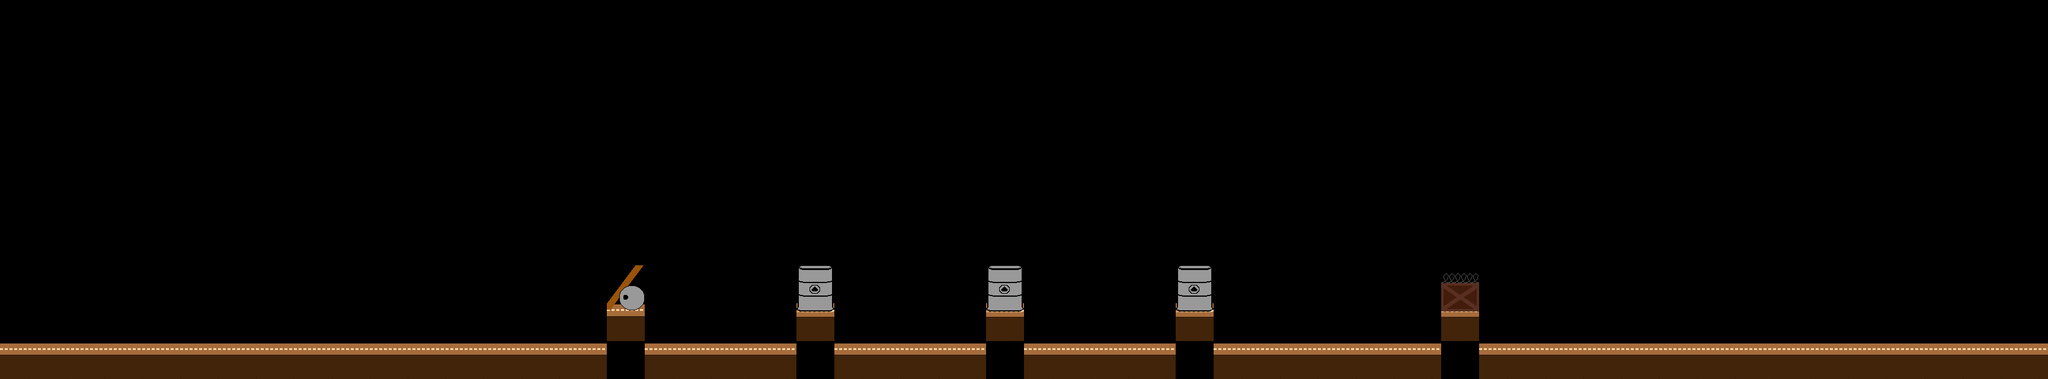

Below is a game level as drawn by its tile map, then a one-line description and the .tmx file that defines it, in full:
An orthogonal 54x10 tile map with 64x64 px tiles, 1 tile layer (Collision Block), 5 tilesets and 1 object.

<map version="1.10" tiledversion="1.11.0" orientation="orthogonal" renderorder="right-down" width="54" height="10" tilewidth="64" tileheight="64" infinite="0" nextlayerid="3" nextobjectid="2">
 <tileset firstgid="1" name="Street" tilewidth="64" tileheight="64" tilecount="1" columns="1">
  <image source="../../Assets/Street.png" width="64" height="64" />
 </tileset>
 <tileset firstgid="2" source="../tsx/Box Wire.tsx" />
 <tileset firstgid="3" source="../tsx/Oil Barrel.tsx" />
 <tileset firstgid="4" source="../tsx/Oil Barrel 2.tsx" />
 <tileset firstgid="5" source="../tsx/Flag.tsx" />
 <layer id="1" name="Collision Block" width="54" height="10">
  <data encoding="csv">
0,0,0,0,0,0,0,0,0,0,0,0,0,0,0,0,0,0,0,0,0,0,0,0,0,0,0,0,0,0,0,0,0,0,0,0,0,0,0,0,0,0,0,0,0,0,0,0,0,0,0,0,0,0,
0,0,0,0,0,0,0,0,0,0,0,0,0,0,0,0,0,0,0,0,0,0,0,0,0,0,0,0,0,0,0,0,0,0,0,0,0,0,0,0,0,0,0,0,0,0,0,0,0,0,0,0,0,0,
0,0,0,0,0,0,0,0,0,0,0,0,0,0,0,0,0,0,0,0,0,0,0,0,0,0,0,0,0,0,0,0,0,0,0,0,0,0,0,0,0,0,0,0,0,0,0,0,0,0,0,0,0,0,
0,0,0,0,0,0,0,0,0,0,0,0,0,0,0,0,0,0,0,0,0,0,0,0,0,0,0,0,0,0,0,0,0,0,0,0,0,0,0,0,0,0,0,0,0,0,0,0,0,0,0,0,0,0,
0,0,0,0,0,0,0,0,0,0,0,0,0,0,0,0,0,0,0,0,0,0,0,0,0,0,0,0,0,0,0,0,0,0,0,0,0,0,0,0,0,0,0,0,0,0,0,0,0,0,0,0,0,0,
0,0,0,0,0,0,0,0,0,0,0,0,0,0,0,0,0,0,0,0,0,0,0,0,0,0,0,0,0,0,0,0,0,0,0,0,0,0,0,0,0,0,0,0,0,0,0,0,0,0,0,0,0,0,
0,0,0,0,0,0,0,0,0,0,0,0,0,0,0,0,0,0,0,0,0,0,0,0,0,0,0,0,0,0,0,0,0,0,0,0,0,0,0,0,0,0,0,0,0,0,0,0,0,0,0,0,0,0,
0,0,0,0,0,0,0,0,0,0,0,0,0,0,0,0,0,0,0,0,0,0,0,0,0,0,0,0,0,0,0,0,0,0,0,0,0,0,0,0,0,0,0,0,0,0,0,0,0,0,0,0,0,0,
0,0,0,0,0,0,0,0,0,0,0,0,0,0,0,0,4,0,0,0,0,3,0,0,0,0,3,0,0,0,0,3,0,0,0,0,0,0,2,0,0,0,0,0,0,0,0,0,0,0,0,0,0,0,
1,1,1,1,1,1,1,1,1,1,1,1,1,1,1,1,0,1,1,1,1,0,1,1,1,1,0,1,1,1,1,0,1,1,1,1,1,1,0,1,1,1,1,1,1,1,1,1,1,1,1,1,1,1
</data>
 </layer>
 <objectgroup id="2" name="Flag" offsetx="-75" offsety="-30">
  <object id="1" gid="5" x="75.75" y="610" width="128" height="192" />
 </objectgroup>
</map>